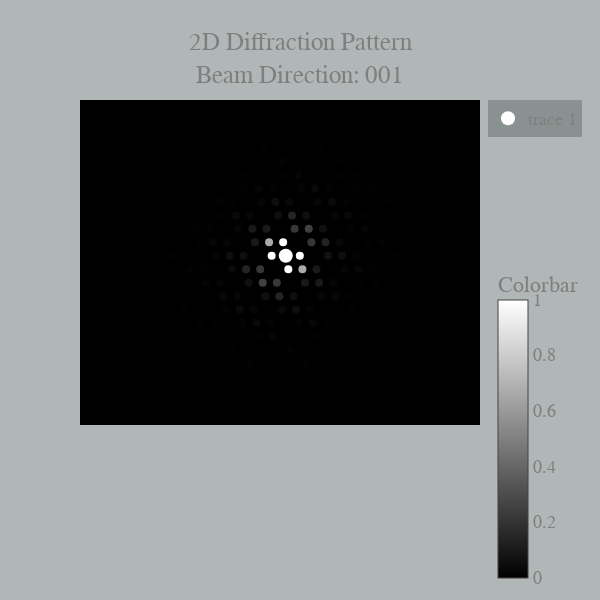
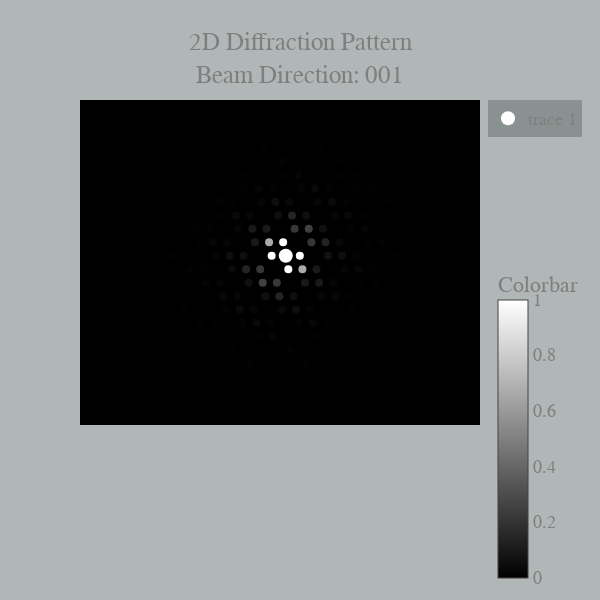

The code cell stored with these charts, in order, in its notebook:
### Code cell
TEM_calc.show_plot_2d(structure)
TEM_calc.show_plot_2d(structure1)

### Figure 1 — Plotly figure (JSON) as saved in the notebook; plotly's stock layout.template omitted (floating-point values rounded to 4 significant figures; data arrays with more than 128 entries replaced by an {"elided": "..."} marker saying what was removed)
{"data": [{"hoverinfo": "text", "marker": {"cmax": 1, "cmin": 0, "color": {"elided": "483 float values"}, "colorbar": {"title": {"text": "Colorbar"}, "yanchor": "top"}, "colorscale": [[0, "black"], [1, "white"]], "size": 8}, "mode": "markers", "showlegend": false, "text": {"elided": "483 str values"}, "type": "scatter", "uid": "e1242153-4afb-4277-868b-c63c89861147", "x": {"elided": "483 float values"}, "y": {"elided": "483 float values"}}, {"hoverinfo": "text", "marker": {"cmax": 1, "cmin": 0, "color": "white", "size": 14}, "mode": "markers", "text": "(0, 0, 0): Direct beam", "type": "scatter", "uid": "175235f1-e0a2-46d0-abaa-c4bdf868c954", "x": [0], "y": [0]}], "layout": {"font": {"color": "#7f7f7f", "family": "Comic Sans, monospace", "size": 18}, "height": 600, "hovermode": "closest", "paper_bgcolor": "rgba(100,110,110,0.5)", "plot_bgcolor": "black", "title": {"text": "2D Diffraction Pattern<br>Beam Direction: 001"}, "width": 600, "xaxis": {"autorange": true, "showgrid": false, "showline": false, "showticklabels": false, "ticks": "", "zeroline": false}, "yaxis": {"autorange": true, "showgrid": false, "showline": false, "showticklabels": false, "ticks": "", "zeroline": false}}}

### Figure 2 — Plotly figure (JSON) as saved in the notebook; plotly's stock layout.template omitted (floating-point values rounded to 4 significant figures; data arrays with more than 128 entries replaced by an {"elided": "..."} marker saying what was removed)
{"data": [{"hoverinfo": "text", "marker": {"cmax": 1, "cmin": 0, "color": {"elided": "483 float values"}, "colorbar": {"title": {"text": "Colorbar"}, "yanchor": "top"}, "colorscale": [[0, "black"], [1, "white"]], "size": 8}, "mode": "markers", "showlegend": false, "text": {"elided": "483 str values"}, "type": "scatter", "uid": "c80b5380-9c8a-4c8d-ba35-e4631c0ac0f5", "x": {"elided": "483 float values"}, "y": {"elided": "483 float values"}}, {"hoverinfo": "text", "marker": {"cmax": 1, "cmin": 0, "color": "white", "size": 14}, "mode": "markers", "text": "(0, 0, 0): Direct beam", "type": "scatter", "uid": "87bfafff-9e05-4bc3-86f5-f47dadf61224", "x": [0], "y": [0]}], "layout": {"font": {"color": "#7f7f7f", "family": "Comic Sans, monospace", "size": 18}, "height": 600, "hovermode": "closest", "paper_bgcolor": "rgba(100,110,110,0.5)", "plot_bgcolor": "black", "title": {"text": "2D Diffraction Pattern<br>Beam Direction: 001"}, "width": 600, "xaxis": {"autorange": true, "showgrid": false, "showline": false, "showticklabels": false, "ticks": "", "zeroline": false}, "yaxis": {"autorange": true, "showgrid": false, "showline": false, "showticklabels": false, "ticks": "", "zeroline": false}}}
